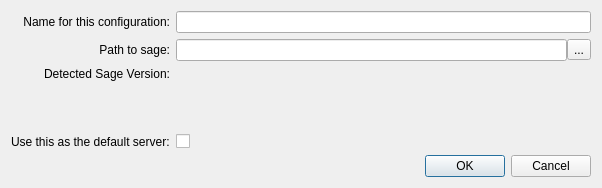
<?xml version="1.0" encoding="UTF-8"?>
<ui version="4.0">
 <class>EditSageServerDlg</class>
 <widget class="QDialog" name="EditSageServerDlg">
  <property name="geometry">
   <rect>
    <x>0</x>
    <y>0</y>
    <width>602</width>
    <height>188</height>
   </rect>
  </property>
  <property name="windowTitle">
   <string>Add Sage Server</string>
  </property>
  <layout class="QVBoxLayout" name="verticalLayout">
   <item>
    <layout class="QGridLayout" name="gridLayout">
     <item row="0" column="0">
      <widget class="QLabel" name="label">
       <property name="text">
        <string>Name for this configuration:</string>
       </property>
       <property name="alignment">
        <set>Qt::AlignRight|Qt::AlignTrailing|Qt::AlignVCenter</set>
       </property>
       <property name="buddy">
        <cstring>txtName</cstring>
       </property>
      </widget>
     </item>
     <item row="4" column="0">
      <widget class="QLabel" name="label_3">
       <property name="text">
        <string>Detected Sage Version:</string>
       </property>
       <property name="alignment">
        <set>Qt::AlignRight|Qt::AlignTop|Qt::AlignTrailing</set>
       </property>
      </widget>
     </item>
     <item row="4" column="1">
      <widget class="QLabel" name="lblDetectedVersion">
       <property name="text">
        <string/>
       </property>
       <property name="alignment">
        <set>Qt::AlignLeading|Qt::AlignLeft|Qt::AlignTop</set>
       </property>
      </widget>
     </item>
     <item row="2" column="1">
      <layout class="QHBoxLayout" name="horizontalLayout">
       <property name="spacing">
        <number>0</number>
       </property>
       <item>
        <widget class="QLineEdit" name="txtPath">
         <property name="toolTip">
          <string>Path to the Sage server</string>
         </property>
        </widget>
       </item>
       <item>
        <widget class="QToolButton" name="btnOpenPath">
         <property name="text">
          <string>...</string>
         </property>
        </widget>
       </item>
      </layout>
     </item>
     <item row="2" column="0">
      <widget class="QLabel" name="label_2">
       <property name="text">
        <string>Path to sage:</string>
       </property>
       <property name="alignment">
        <set>Qt::AlignRight|Qt::AlignTrailing|Qt::AlignVCenter</set>
       </property>
       <property name="buddy">
        <cstring>txtPath</cstring>
       </property>
      </widget>
     </item>
     <item row="0" column="1">
      <widget class="QLineEdit" name="txtName">
       <property name="toolTip">
        <string>Name of the Sage server</string>
       </property>
      </widget>
     </item>
     <item row="5" column="0">
      <widget class="QLabel" name="label_4">
       <property name="text">
        <string>Use this as the default server:</string>
       </property>
      </widget>
     </item>
     <item row="5" column="1">
      <widget class="QCheckBox" name="DefaultCheckBox">
       <property name="text">
        <string/>
       </property>
      </widget>
     </item>
    </layout>
   </item>
   <item>
    <widget class="QDialogButtonBox" name="buttonBox">
     <property name="orientation">
      <enum>Qt::Horizontal</enum>
     </property>
     <property name="standardButtons">
      <set>QDialogButtonBox::Cancel|QDialogButtonBox::Ok</set>
     </property>
    </widget>
   </item>
  </layout>
 </widget>
 <tabstops>
  <tabstop>txtName</tabstop>
  <tabstop>txtPath</tabstop>
  <tabstop>btnOpenPath</tabstop>
  <tabstop>buttonBox</tabstop>
 </tabstops>
 <resources/>
 <connections>
  <connection>
   <sender>buttonBox</sender>
   <signal>accepted()</signal>
   <receiver>EditSageServerDlg</receiver>
   <slot>accept()</slot>
   <hints>
    <hint type="sourcelabel">
     <x>248</x>
     <y>254</y>
    </hint>
    <hint type="destinationlabel">
     <x>157</x>
     <y>274</y>
    </hint>
   </hints>
  </connection>
  <connection>
   <sender>buttonBox</sender>
   <signal>rejected()</signal>
   <receiver>EditSageServerDlg</receiver>
   <slot>reject()</slot>
   <hints>
    <hint type="sourcelabel">
     <x>316</x>
     <y>260</y>
    </hint>
    <hint type="destinationlabel">
     <x>286</x>
     <y>274</y>
    </hint>
   </hints>
  </connection>
 </connections>
</ui>
